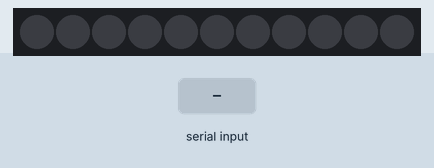
Recording of a sketch running on a simulated Arduino Uno, built with avr-gcc and run on an emulated ATmega328P. Parts: 11 RGB LEDs in strip order, left to right. The test bench sets the inputs (shaded band). Dim RGB values are drawn brighter than linear.

Above: at 1.2 s.
1.3 s: "0" received over Serial
At 1.47 s:
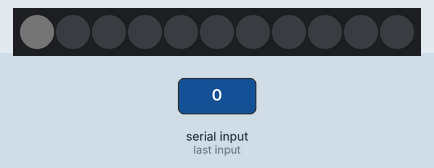
At 9.4 s:
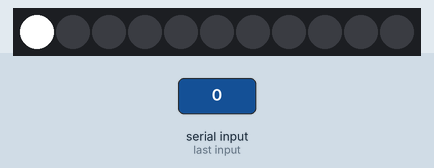
Timing chart, 0 to 9.7 s (numbered marks = the images above; inputs shaded):
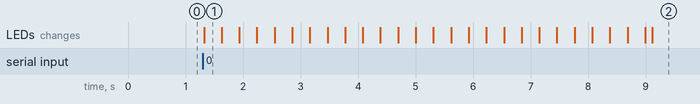

Measured:
- after the input at 1.3 s, the LEDs: change at once (image 1)

The sketch:

soft_v1.0.ino
```cpp
#define LED_PIN 2     // пин

#define LED_DEFAULT_STAR 5
#define LED_GROUP_STAR 6

// LED: ==>  0..LED_GROUP_STAR,0..LED_DEFAULT_STAR
const int LED_NUM = LED_GROUP_STAR+LED_DEFAULT_STAR;    // количество светодиодов
int led_brightness[LED_GROUP_STAR+1][3] = {0};
bool led_mode[LED_GROUP_STAR+1] = {0};
const int led_color[LED_GROUP_STAR+1][3] = {
  // {20,20,20},
  // {20,20,20},
  // {20,20,20},
  // {20,20,20},
  // {20,20,20},
  // {20,20,20},
  {255,255,255},
  {255,255,255},
  {255,255,255},
  {255,255,255},
  {255,255,255},
  {255,255,255},
  {255,255,255},
  // последний - LED_DEFAULT_STAR
};
#define UPDATE_DT 30
#define UPDATE_DBRIGHTNESS 1

#include <FastLED.h>
CRGB leds[LED_NUM];

void setup() {
  Serial.begin(9600);
  FastLED.addLeds< WS2812, LED_PIN, GRB>(leds, LED_NUM);
  FastLED.setBrightness(255);
}

void loop() {
  // read data
  if (Serial.available()) {
    char f = Serial.read();
    int i = -1;
    if (f=='0') i = 0;
    if (f=='1') i = 1;
    if (f=='2') i = 2;
    if (f=='3') i = 3;
    if (f=='4') i = 4;
    if (f=='5') i = 5;
    if (f=='6') i = 6;
    // if (f=='7') i = 7;
    // if (f=='8') i = 8;
    // if (f=='9') i = 9;
    // if (f=='10') i = 10;
    // if (f=='11') i = 11;
    if (i>-1) {
      led_mode[i] = !led_mode[i];
    }
  }
  // update
  for (int i = 0; i<LED_GROUP_STAR+1; i++) {
    for (int j = 0; j<3; j++) {
      led_brightness[i][j] += (int(led_mode[i])*2-1)*UPDATE_DBRIGHTNESS;
      led_brightness[i][j] = constrain(led_brightness[i][j],0,led_color[i][j]);
    }
    leds[i].setRGB(led_brightness[i][0], led_brightness[i][1], led_brightness[i][2]);
    if (i==LED_GROUP_STAR) {
      for (int j = LED_GROUP_STAR+1; j<LED_NUM; j++) {
        leds[j].setRGB(led_brightness[LED_GROUP_STAR][0], led_brightness[LED_GROUP_STAR][1], led_brightness[LED_GROUP_STAR][2]);
      }
    }
  }
  FastLED.show();
  // fps
  delay(UPDATE_DT);
  // debug
  // for (int i = 0; i<LED_GROUP_STAR+1; i++) {
  //   for (int j = 0; j<3; j++) {
  //     Serial.print(led_brightness[i][j]);
  //     Serial.print(" ");
  //   }
  //   Serial.print("     ");
  // }
  // Serial.println();
}


  // if (i>=LED_NUM) {
  //   i = 0;
  //   leds[LED_NUM-1] = 0x000000;
  // }
  // else {
  //   leds[i] = 0x000000;
  //   i++;
  // }
  // // hard += 50;
  // // if (hard>255) hard = HARD_MIN;
  // // leds[i].setRGB(hard, hard, hard);
  // if (i%2==0) leds[i] = 0xFFFFFF;
  // else leds[i] = 0x0F0F0F;
  // FastLED.show();
  // delay(500);

// FastLED.show()
// FastLED.clear()
// FastLED.setBrightness(0-255)
// FastLED.showColor(CRGB цвет)
```
